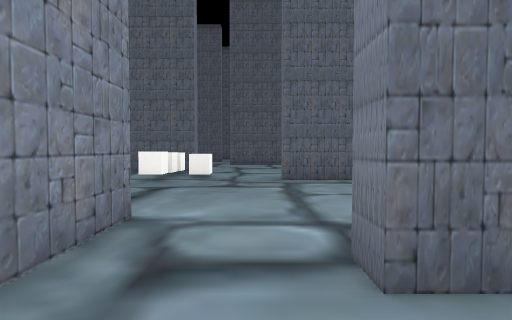
View 1 (above)

24 first-person views from a walk through a scene from a Unity 3-D project. The camera is 1.4 m above the floor, tilts 2° down and sees 80° across. The floor is counted in squares, 2 m on a side. Each view is taken from the middle of a square. On the plan, view 1 faces up. The plan holds only what a view shows up to about 10 squares ahead; the rest is blank. The place goes on beyond the plan. The player is left out. Some surface patterns are stand-ins.

View 2
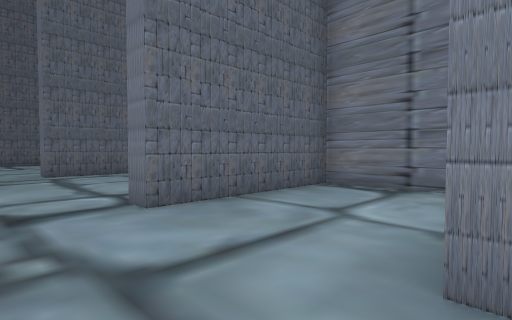

View 3
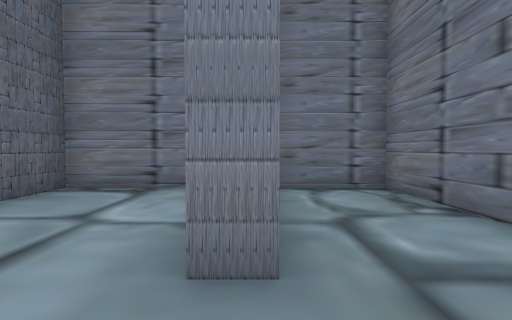

View 4
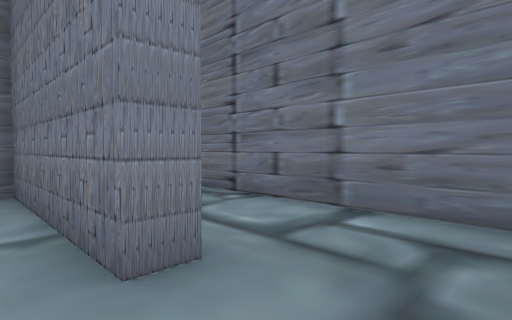

View 5
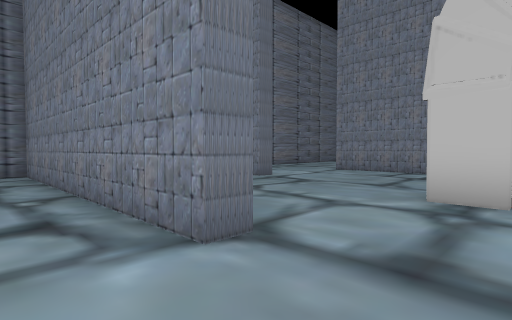

View 6
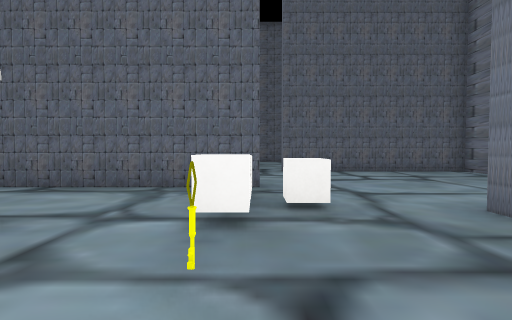

View 7
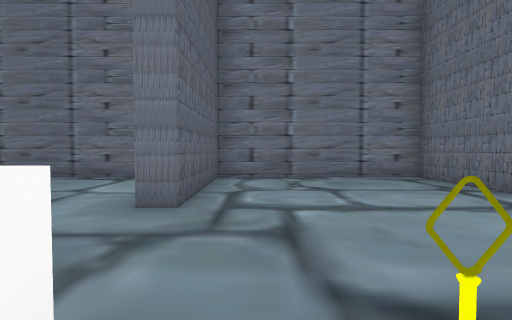

View 8
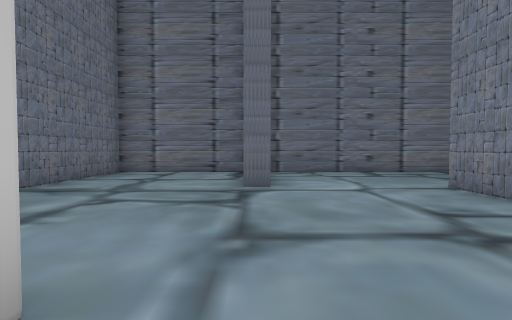

View 9
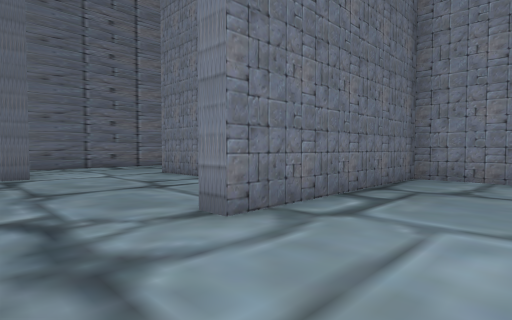

View 10
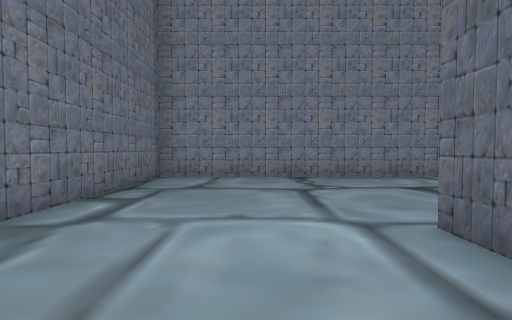

View 11
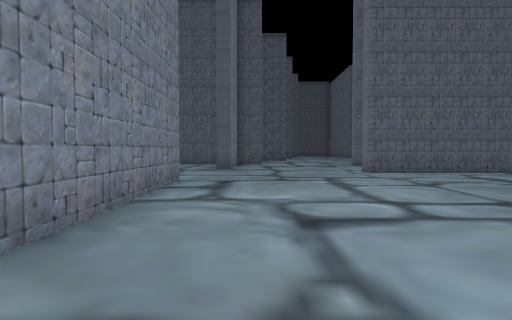

View 12
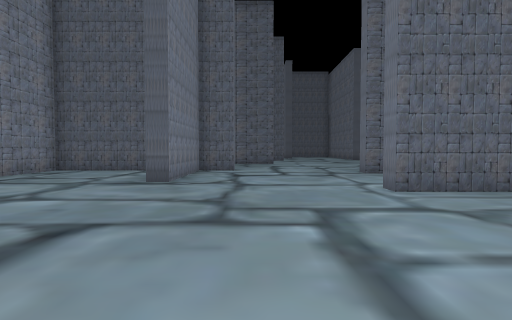

View 13
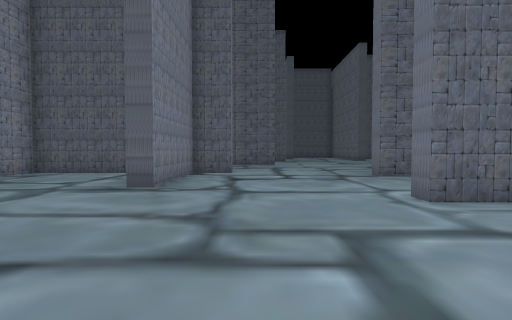

View 14
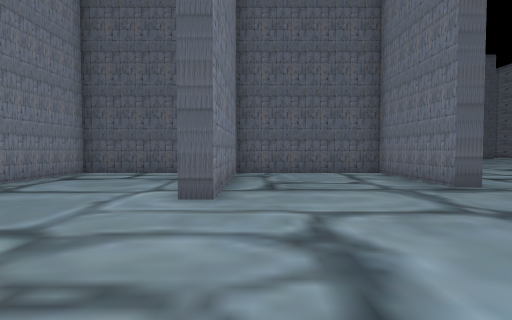

View 15
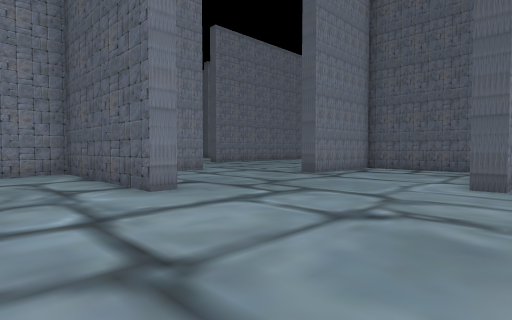

View 16
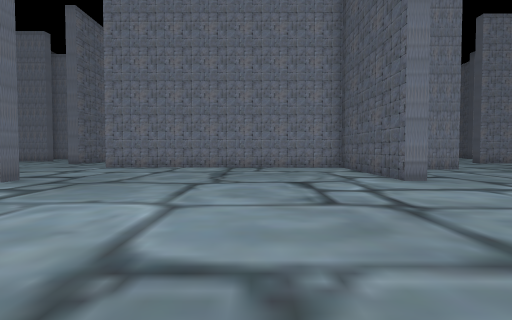

View 17
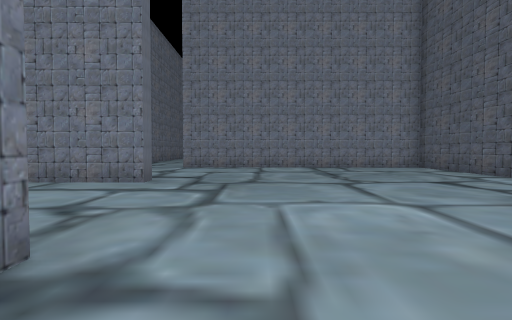

View 18
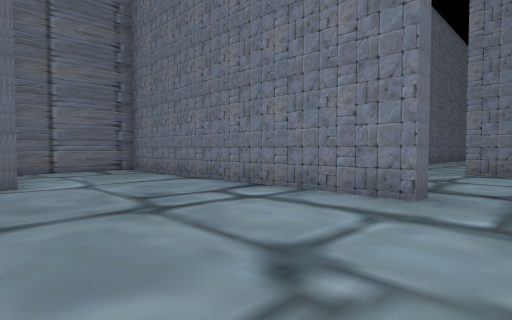

View 19
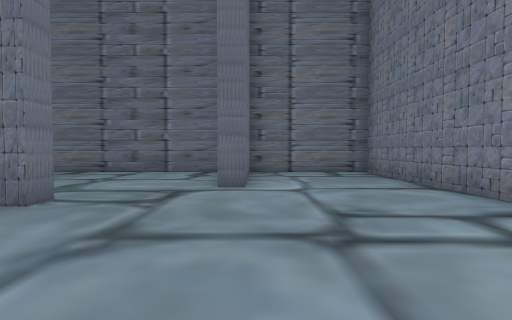

View 20
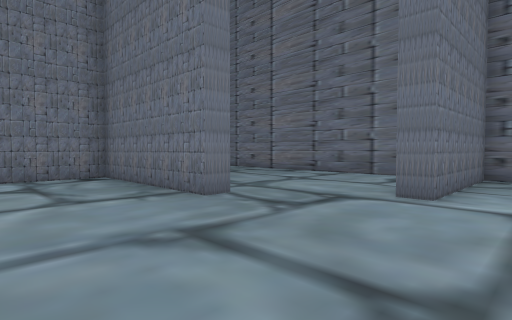

View 21
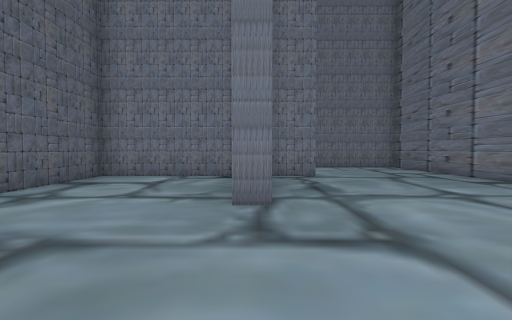

View 22
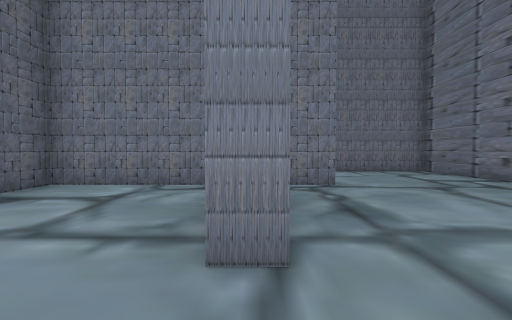

View 23
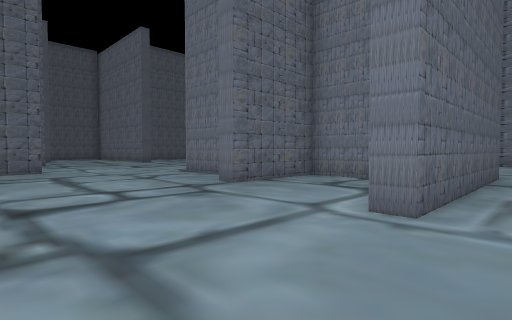

View 24
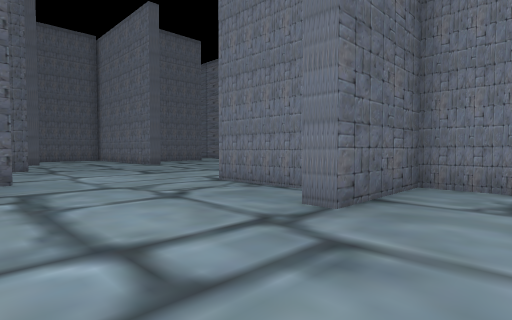

### Floor plan
Ten units are one square. View 1 is at (0, 0); x grows to the right and y downward. Boxes are objects, and circles mark ways between rooms. Rooms are numbered by the first view taken in them; rooms with no view inside come last. Other rooms are left out.
<svg viewBox="-250 -313 301 362">
<path fill="none" stroke="#000" d="M6 16 45 16 45 -15 6 -15M-13 -15 -13 15M6 22 6 16M-13 15 -13 44 45 44 45 23M-127 -148 -127 -56 -70 -56 -70 -50M-106 -220 -119 -220 -119 -186 -124 -186 -124 -220 -166 -220 -166 -172 -172 -172M-40 -192 -40 -208 -68 -208 -68 -214M-19 -96 -78 -96M-208 -139 -208 -133 -245 -133M-19 -170 -77 -170 -77 -176M-56 -222 -56 -247M-95 -23 -95 7M-179 -220 -211 -220 -211 -186 -217 -186M-142 -8 -142 -13 -100 -13 -100 -50 -132 -50M-210 -46 -204 -46 -204 44 -168 44 -168 6 -162 6M-19 -32 -13 -32 -13 -15M-91 -264 -101 -264M-100 7 -100 -6M-64 6 -57 6M45 -89 46 -136 -12 -136M6 -15 6 -20M18 -19 45 -19 45 -69 6 -69 6 -75M-82 -308 -88 -308M-159 44 -63 44 -63 15M-56 44 -18 44 -18 3"/>
<rect x="-55" y="-65" width="10" height="20" fill="#bbb"><title>other object</title></rect>
<rect x="-25" y="-55" width="10" height="10" fill="#bbb"><title>other object</title></rect>
<rect x="-25" y="-75" width="10" height="10" fill="#bbb"><title>other object</title></rect>
<rect x="-25" y="-85" width="10" height="10" fill="#bbb"><title>other object</title></rect>
<circle cx="-5" cy="20" r="3" fill="#2a7"/>
<circle cx="-5" cy="-20" r="3" fill="#2a7"/>
<text x="10" y="0">1</text>
<text x="10" y="30">2</text>
<text x="-110" y="-130">3</text>
</svg>
Room 1 opens to room 2. Room 1 opens to room 3.

Where each view was taken, in squares from view 1:
view 1: 0 up, 0 right, facing up
view 2: 2 down, 1 left, facing up-right
view 3: 2 down, 1 left, facing right
view 4: 1 down, 1 left, facing down-right
view 5: 5 up, 0 right, facing down-left
view 6: 4 up, 2 left, facing up
view 7: 6 up, 3 left, facing right
view 8: 5 up, 6 left, facing down
view 9: 8 up, 5 left, facing down-left
view 10: 8 up, 5 left, facing left
view 11: 8 up, 11 left, facing up
view 12: 12 up, 10 left, facing up
view 13: 13 up, 10 left, facing up
view 14: 13 up, 16 left, facing up
view 15: 11 up, 16 left, facing up-left
view 16: 10 up, 14 left, facing left
view 17: 7 up, 14 left, facing left
view 18: 6 up, 16 left, facing down-left
view 19: 5 up, 17 left, facing down
view 20: 4 up, 18 left, facing down-right
view 21: 1 up, 18 left, facing right
view 22: 1 up, 16 left, facing right
view 23: 16 up, 11 left, facing up-right
view 24: 19 up, 10 left, facing up-right
